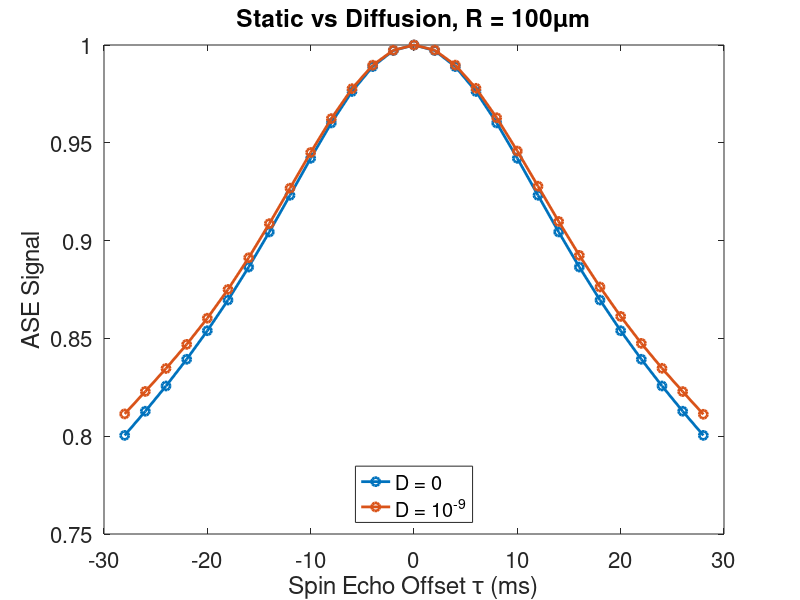

Here is the MATLAB script that generated this plot:
% xPlotErrors

% plot some ASE curves with errorbars (created using xCalcErrors.m)

clear; close all;

figure(1);
hold on; box on;

load('signalResults/VSsignal_R_100_Static');
plot(1000*t,sigm,'o-','LineWidth',2);
load('signalResults/VSsignal_R_100_Diff');
plot((1000*t),sigm,'o-','LineWidth',2);

ylabel('ASE Signal');
xlabel('Spin Echo Offset \tau (ms)');
legend('D = 0','D = 10^-^9','Location','South');
title('Static vs Diffusion, R = 100\mum');
axis([-30, 30, 0.75, 1.0]);
set(gca,'FontSize',16);